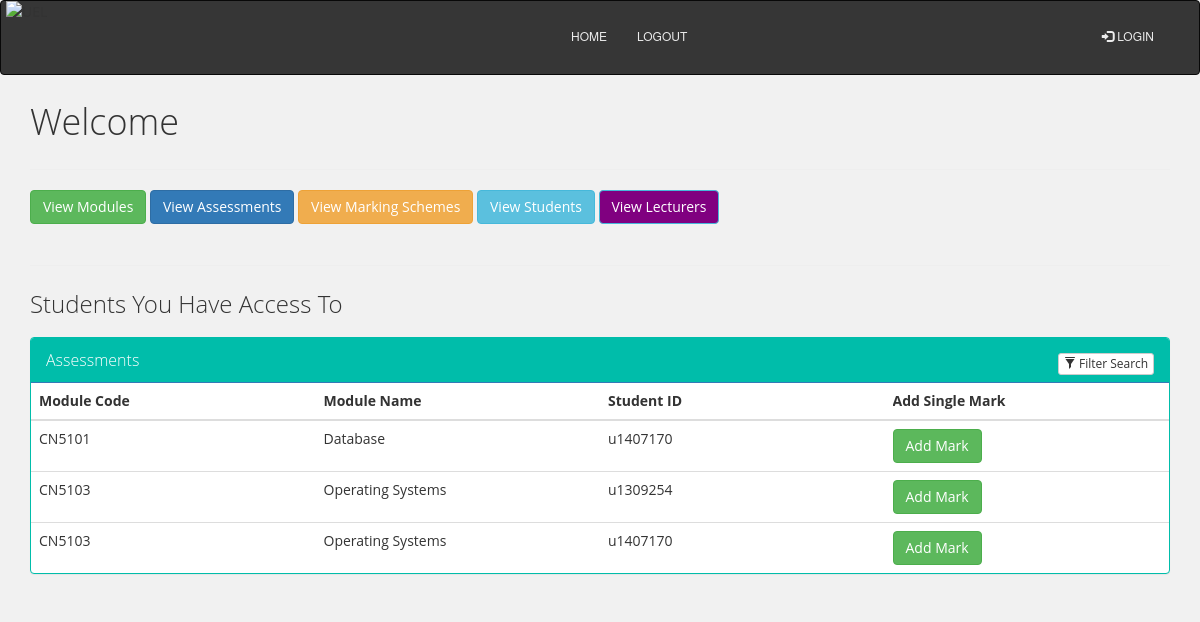
The app's page /assessment/home/lecturerHome.php with its own data.
### tables this page shows
CREATE TABLE `lecturers` (
  `id` int(5) NOT NULL auto_increment,
  `lecturer_id` varchar(9) NOT NULL,
  `student_id` varchar(9) NOT NULL,
  `module_code` varchar(9) NOT NULL,
  `module_name` varchar(50) NOT NULL,
  PRIMARY KEY  (`id`)
);

### assessment/home/lecturerHome.php (the view, shortened to what this page needs)
<!DOCTYPE html>
<html>
	<?php
		include "../includes/lecturer-navbar.php";
		include "../db_handler.php";
	?>
	<head>
		<link rel="stylesheet" href="https://maxcdn.bootstrapcdn.com/bootstrap/3.3.7/css/bootstrap.min.css">
		<link rel="stylesheet" href="css/style.css?<?php echo time(); ?> /">
		<link rel="stylesheet" href="css/style1.css?<?php echo time(); ?> /">
		<link rel="stylesheet" href="css/tile.css?<?php echo time(); ?> /">
	</head>
	<body>
		<div class="container">
			<div class="wrapper">
			<h1>Welcome
		</h1>
		<hr>
			<div>
				<button type="button" class="btn btn-success"><a href="../lecturer/view-modules.php">View Modules</a></button>
				<?php
                     $query = "
                          SELECT DISTINCT module_code, module_name, description, assessment1, assessment2, assessment3 FROM module WHERE module_leader = '$leaderid' ORDER BY module_code asc
                         ";
            	?>
				<button type="button" class="btn btn-primary"><a href="../lecturer/view-assessments.php">View Assessments</a></button>
				<button type="button" class="btn btn-warning"><a href="../lecturer/view-marking-schemes.php">View Marking Schemes</a></button>
				<button type="button" class="btn btn-info"><a href="../lecturer/view-students.php">View Students</a></button>
				<button type="button" class="btn btn-info" style="background-color: purple;"><a href="../lecturer/view-lecturers.php">View Lecturers</a></button>
			</div>
		<br>
		<hr>
			<div>
				<h3>Students You Have Access To</h3>
				<div class="panel panel-primary filterable" style="border-color: #00bdaa;">
	            <div class="panel-heading" style="background-color: #00bdaa;">
	                <h3 class="panel-title">Assessments</h3>
	                <div class="pull-right">
	                    <button class="btn btn-default btn-xs btn-filter"><span class="glyphicon glyphicon-filter"></span> Filter Search</button>
	                </div>
	            </div>
	            <table class="table">
	                <thead>
	                    <tr class="filters">
	                        <th><input type="text" class="form-control" placeholder="Module Code" disabled></th>
	                        <th><input type="text" class="form-control" placeholder="Module Name" disabled></th>
	                        <th><input type="text" class="form-control" placeholder="Student ID" disabled></th>
	                        <th><input type="text" class="form-control" placeholder="Add Single Mark" disabled></th>
	                    </tr>
	                </thead>
	                <tbody>
	                    <?php
	                        $output = '';
	                        if(isset($_POST["query"]))
	                        {
	                         $search = mysqli_real_escape_string($conn, $_POST["query"]);
	                         $query = "
	                          SELECT * FROM lecturers
	                          WHERE module_code LIKE '%".$search."%'
	                          OR module_name LIKE '%".$search."%'
	                          OR student_id LIKE '%".$search."%'
	                         ";
	                        }
	                        else
	                        {
	                         $query = "
	                          SELECT * FROM lecturers ORDER BY module_code asc
	                         ";
	                        }
	                        $result = mysqli_query($conn, $query);
	                        if(mysqli_num_rows($result) > 0)
	                        {
	                         while($row = mysqli_fetch_array($result))
	                         {
	                        	 $lid = $row["lecturer_id"];
		                          $output .= '
		                           <tr>
		                            <td>'.$row["module_code"].'</td>
		                            <td>'.$row["module_name"].'</td>
		                            <td>'.$row["student_id"].'</td>
		                            <td>
		                            	<button type="button" class="btn btn-success"><a href="../lecturer/add-single-mark.php?id=' . $lid . '">Add Mark</a></button>
		                            </td>
	                              </tr>
		                          ';
	                         }
	                         echo $output;
	                        }
	                    ?>
	                    </tbody>
	                </table>
	            </div>
			</div>
		</div>
	</body>
</html>

### assessment/css/style.css (style rules this page uses)
.container { position: relative; z-index: 1; max-width: px; margin: 0 auto; }
.container:before, .container:after { content: ""; display: block; clear: both; }
body { background: white; font-family: "Roboto", sans-serif; -webkit-font-smoothing: antialiased; -moz-osx-font-smoothing: grayscale; margin : 0; padding : 0; height: 100%; }

### assessment/css/style1.css (style rules this page uses)
body { font-family: 'Source Sans Pro', 'Helvetica Neue', Arial, sans-serif, Open Sans; font-size: 14px; line-height: 1.42857; height: 350px; padding: 0; margin: 0; background-color: #f1f1f1; }
div { display: block; }
.form-control { height: 50px; box-shadow: 0 1px 4px 0 rgba(0, 0, 0, 0.14); }

### assessment/css/tile.css (style rules this page uses)
body { font-family: "Open Sans", "Segoe UI", Frutiger, "Frutiger Linotype", "Dejavu Sans", "Helvetica Neue", Arial, sans-serif; font-size: 14px; line-height: 1.5em; font-weight: 400; }
p, span, a, ul, li, button { font-family: inherit; font-size: inherit; font-weight: inherit; line-height: inherit; }
h1, h2, h3, h4, h5, h6 { font-family: "Open Sans", "Segoe UI", Frutiger, "Frutiger Linotype", "Dejavu Sans", "Helvetica Neue", Arial, sans-serif; line-height: 1.5em; font-weight: 300; }

### assessment/includes/lecturer-navbar.php (style rules this page uses)
div { display: block; }

### assessment/home/lecturerHome.php (style rules this page uses)
a, a:hover, a:active, a:visited { color: white; }
.filterable { margin-top: 15px; }
.filterable .panel-heading .pull-right { margin-top: -20px; }
.filterable .filters input[disabled] { background-color: transparent; border: none; cursor: auto; box-shadow: none; padding: 0; height: auto; }

### records on screen
lecturers: module_code "CN5101", module_name "Database", student "u1407170"
lecturers: module_code "CN5103", module_name "Operating Systems", student "u1309254"
lecturers: module_code "CN5103", module_name "Operating Systems", student "u1407170"

### other values on screen
$name "HOME"
$name "LOGOUT"
